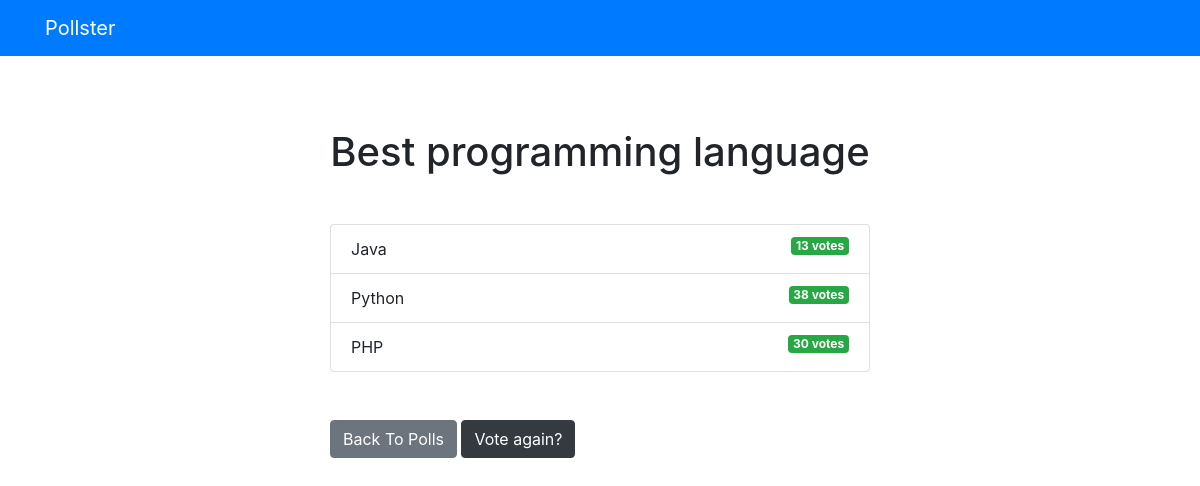
The page /polls/2/results/ on the database as committed earlier.
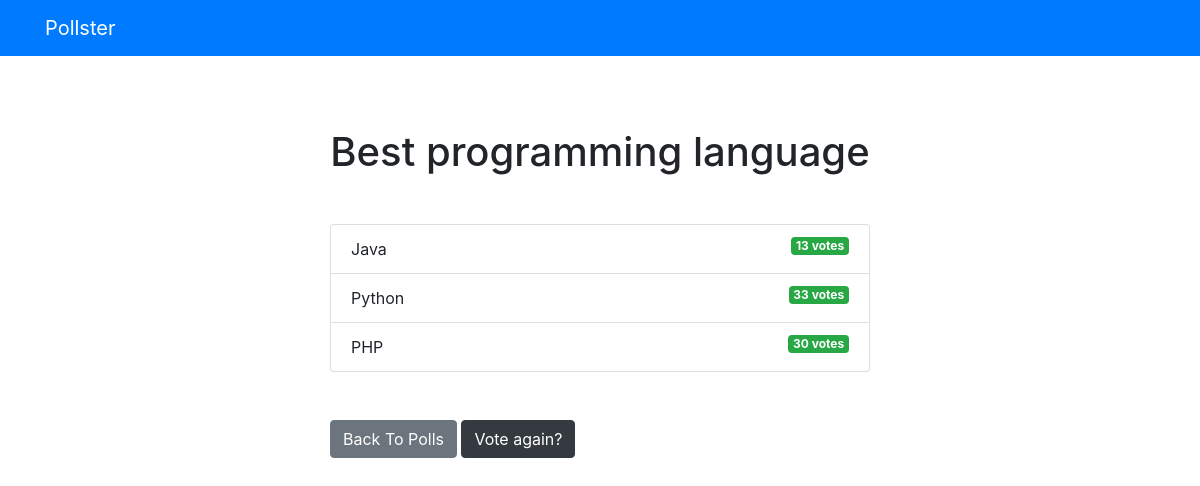
The same page on the database as committed later.
### polls/models.py (models this page shows, shortened)
class Choice(models.Model):
    question = models.ForeignKey(Question, on_delete=models.CASCADE)
    choice_text = models.CharField(max_length=200)
    votes = models.IntegerField(default=0)

### polls/views.py (the view)
# urls.py: path('<int:question_id>/results/', views.results, name='results'),
def results(request, question_id):
  question = get_object_or_404(Question, pk=question_id)
  return render(request, 'polls/results.html', { 'question': question })

### templates/polls/results.html (shortened to what this page needs)
{% extends 'base.html' %} {% block content %}
<div class="my-5">
  <h1 class="mb-5 text-center">{{ question.question_text }}</h1>
  <ul class="list-group mb-5">
    {% for choice in question.choice_set.all %}
    <li class="list-group-item">
      {{ choice.choice_text }}
      <span class="badge badge-success float-right"
        >{{ choice.votes }} vote{{ choice.votes | pluralize }}</span
      >
    </li>
    {% endfor %}
  </ul>
  <a class="btn btn-secondary" href="{% url 'polls:index' %}">Back To Polls</a>
  <a class="btn btn-dark" href="{% url 'polls:detail' question.id %}"
    >Vote again?</a
  >
</div>
{% endblock %}

Rows that differ between the two databases and show on the page:
changed Choice "Python": votes "38" → "33"
